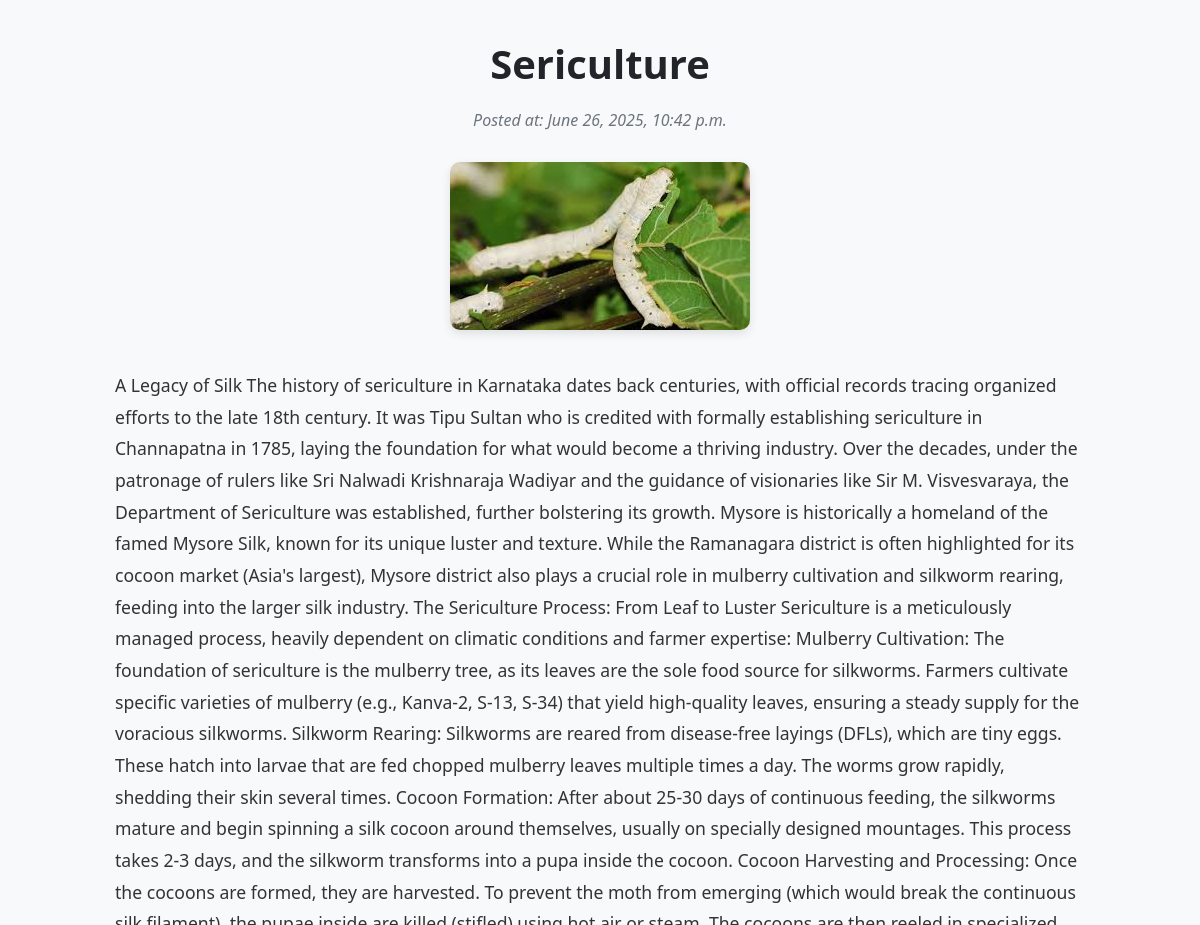
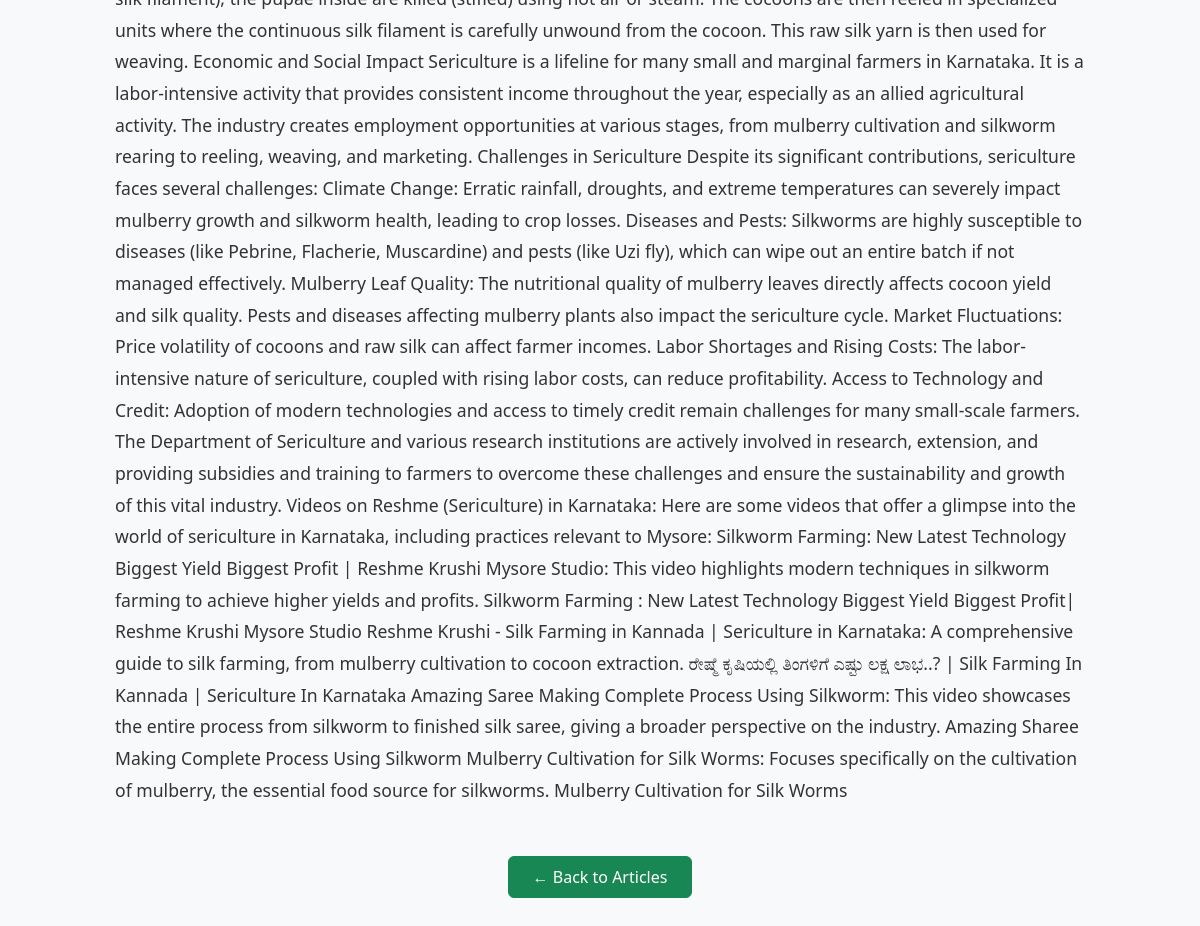
Page /articles/2/ on the committed database (2 pictures, top to bottom).
### crop/models.py (models this page shows, shortened)
class Article(models.Model):
    title = models.CharField(max_length=200)
    content = RichTextUploadingField()
    image = models.ImageField(upload_to='article_images/', null=True, blank=True)
    posted_at = models.DateTimeField(auto_now_add=True)

### crop/views.py (the view)
# urls.py: path('articles/<int:pk>/', views.article_detail, name='article_detail'),
def article_detail(request, pk):
    article = get_object_or_404(Article, pk=pk)
    return render(request, 'crop/article_detail.html', {'article': article})

### crop/templates/crop/article_detail.html (shortened to what this page needs)
<!DOCTYPE html>
<html lang="en">
<head>
    <link href="https://cdn.jsdelivr.net/npm/bootstrap@5.3.2/dist/css/bootstrap.min.css" rel="stylesheet">
</head>
<body>
<div class="container">
    <h1 class="article-title">{{ article.title }}</h1>
    <p class="article-date"><em>Posted at: {{ article.posted_at|date:"F j, Y, g:i a" }}</em></p>
    {% if article.image %}
        <img src="{{ article.image.url }}" class="article-image" alt="{{ article.title }}">
    {% endif %}
    <div class="article-content">
        {{ article.content|safe }}
    </div>
    <div class="back-button">
        <a href="{% url 'article_list' %}" class="btn btn-success px-4 py-2">← Back to Articles</a>
    </div>
</div>
</body>
</html>

### crop/templates/crop/article_detail.html (style rules this page uses)
body { font-family: 'Segoe UI', Tahoma, Geneva, Verdana, sans-serif; background-color: #f8f9fa; padding: 40px 0; }
.article-title { font-size: 2.5rem; font-weight: 600; text-align: center; margin-bottom: 20px; }
.article-date { text-align: center; color: #6c757d; margin-bottom: 30px; }
.article-image { display: block; margin: 0 auto 40px auto; max-width: 100%; height: auto; border-radius: 10px; box-shadow: 0 4px 10px rgba(0,0,0,0.1); }
.article-content { font-size: 1.1rem; line-height: 1.8; color: #333; max-width: 1000px; margin: auto; padding: 0 15px; }
.back-button { display: flex; justify-content: center; margin-top: 50px; }

### rows in the picture
Article: title "Sericulture", posted_at "June 26, 2025, 10:42 p.m.", image (picture), content "A Legacy of Silk The history of sericulture in Karnataka dates back centuries, with official records tracing organized efforts to the late 18th century. It was Tipu Sultan who is credited with formally establishing sericulture in Channapatna in 1785, laying the foundation for what would become a thriving industry. Over the decades, under the patronage of rulers like Sri Nalwadi Krishnaraja Wadiyar and the guidance of visionaries like Sir M. Visvesvaraya, the Department of Sericulture was established, further bolstering its growth. Mysore is historically a homeland of the famed Mysore Silk, known for its unique luster and texture. While the Ramanagara district is often highlighted for its…"
